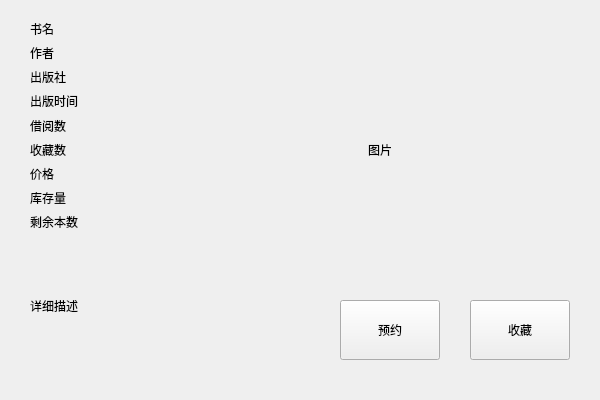
<?xml version="1.0" encoding="UTF-8"?>
<ui version="4.0">
 <class>Book_Information</class>
 <widget class="QWidget" name="Book_Information">
  <property name="geometry">
   <rect>
    <x>0</x>
    <y>0</y>
    <width>600</width>
    <height>400</height>
   </rect>
  </property>
  <property name="windowTitle">
   <string>Form</string>
  </property>
  <widget class="QLabel" name="photo">
   <property name="geometry">
    <rect>
     <x>368</x>
     <y>30</y>
     <width>180</width>
     <height>240</height>
    </rect>
   </property>
   <property name="text">
    <string>图片</string>
   </property>
  </widget>
  <widget class="QWidget" name="widget" native="true">
   <property name="geometry">
    <rect>
     <x>30</x>
     <y>20</y>
     <width>301</width>
     <height>211</height>
    </rect>
   </property>
   <layout class="QVBoxLayout" name="verticalLayout">
    <item>
     <widget class="QLabel" name="book_name">
      <property name="text">
       <string>书名</string>
      </property>
     </widget>
    </item>
    <item>
     <widget class="QLabel" name="writer">
      <property name="text">
       <string>作者</string>
      </property>
     </widget>
    </item>
    <item>
     <widget class="QLabel" name="publisher">
      <property name="text">
       <string>出版社</string>
      </property>
     </widget>
    </item>
    <item>
     <widget class="QLabel" name="publish_time">
      <property name="text">
       <string>出版时间</string>
      </property>
     </widget>
    </item>
    <item>
     <widget class="QLabel" name="borrow_number">
      <property name="text">
       <string>借阅数</string>
      </property>
     </widget>
    </item>
    <item>
     <widget class="QLabel" name="collection_number">
      <property name="text">
       <string>收藏数</string>
      </property>
     </widget>
    </item>
    <item>
     <widget class="QLabel" name="price">
      <property name="text">
       <string>价格</string>
      </property>
     </widget>
    </item>
    <item>
     <widget class="QLabel" name="storage_number">
      <property name="text">
       <string>库存量</string>
      </property>
     </widget>
    </item>
    <item>
     <widget class="QLabel" name="left_number">
      <property name="text">
       <string>剩余本数</string>
      </property>
     </widget>
    </item>
   </layout>
  </widget>
  <widget class="QLabel" name="description">
   <property name="geometry">
    <rect>
     <x>30</x>
     <y>240</y>
     <width>301</width>
     <height>131</height>
    </rect>
   </property>
   <property name="text">
    <string>详细描述</string>
   </property>
  </widget>
  <widget class="QPushButton" name="apoint_book">
   <property name="geometry">
    <rect>
     <x>340</x>
     <y>300</y>
     <width>100</width>
     <height>60</height>
    </rect>
   </property>
   <property name="text">
    <string>预约</string>
   </property>
  </widget>
  <widget class="QPushButton" name="mark_book">
   <property name="geometry">
    <rect>
     <x>470</x>
     <y>300</y>
     <width>100</width>
     <height>60</height>
    </rect>
   </property>
   <property name="text">
    <string>收藏</string>
   </property>
  </widget>
 </widget>
 <resources/>
 <connections/>
</ui>
